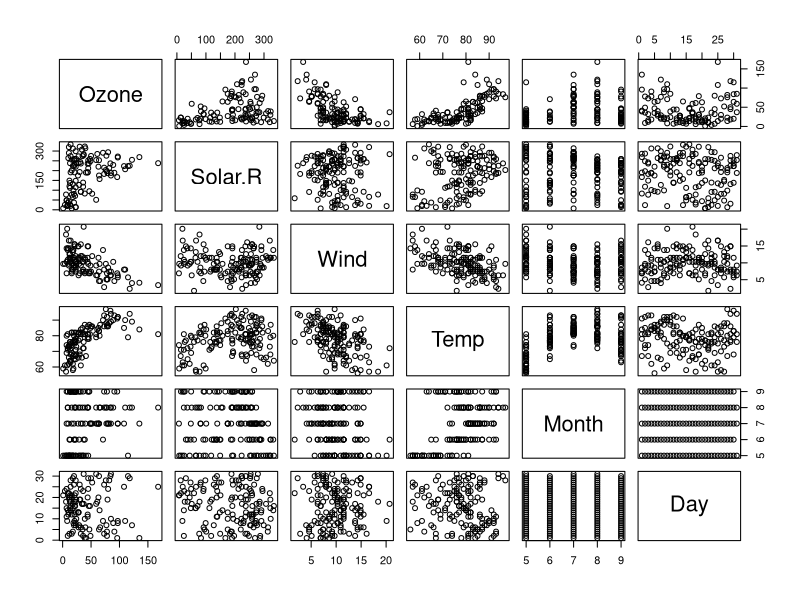
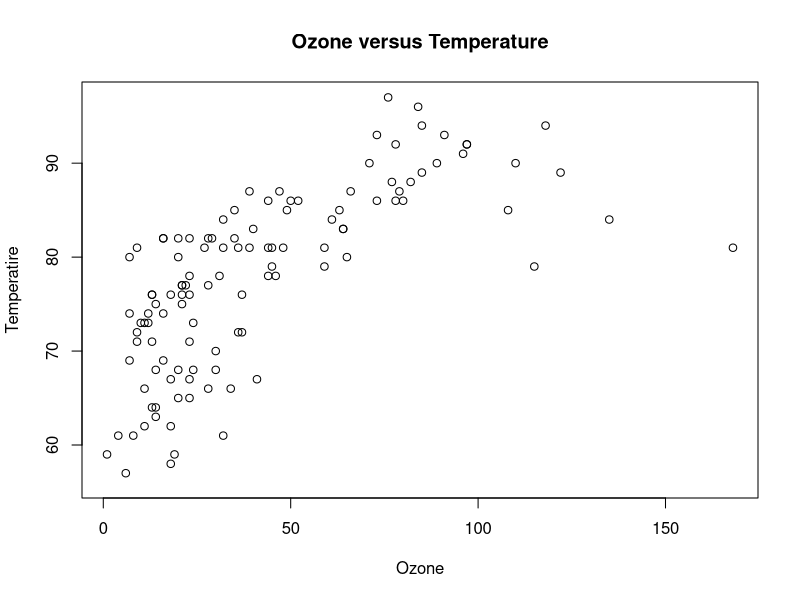
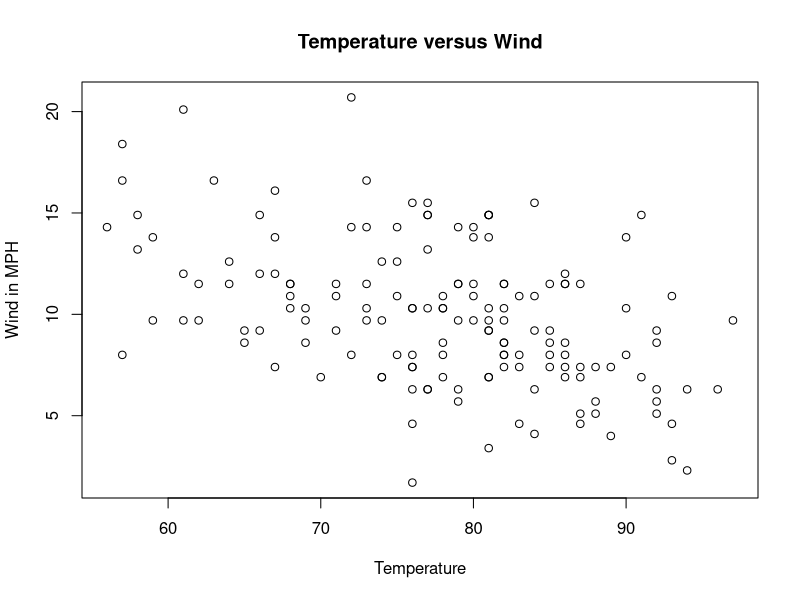
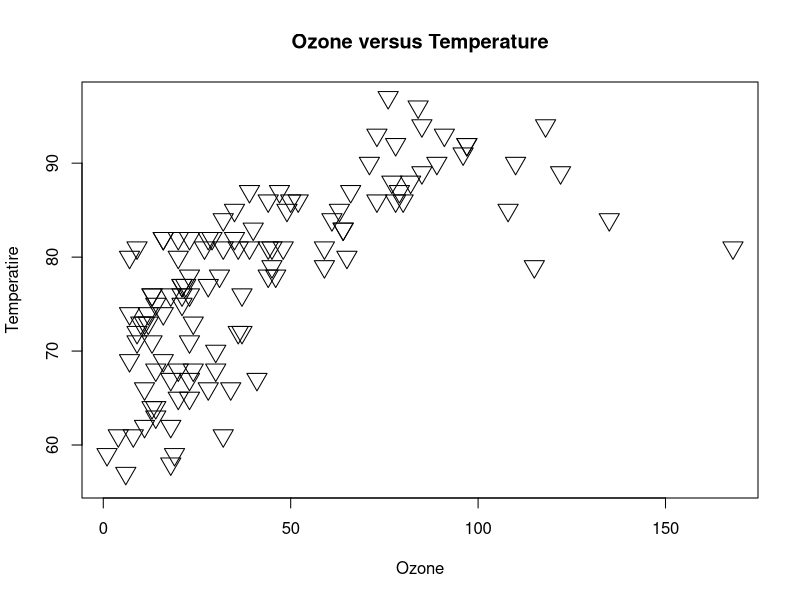
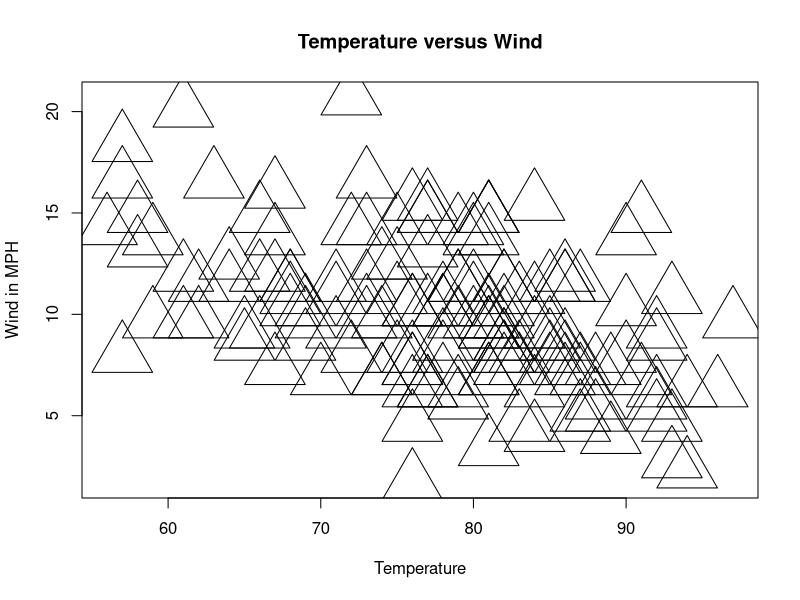
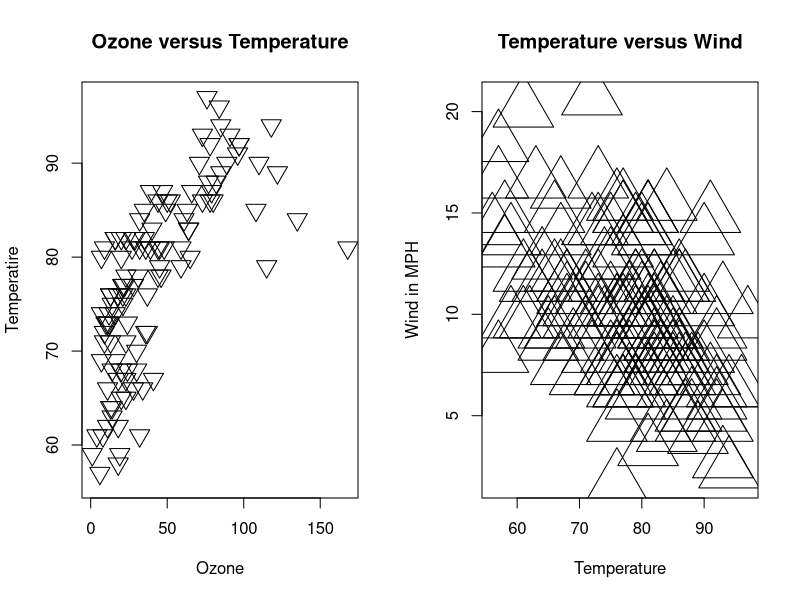
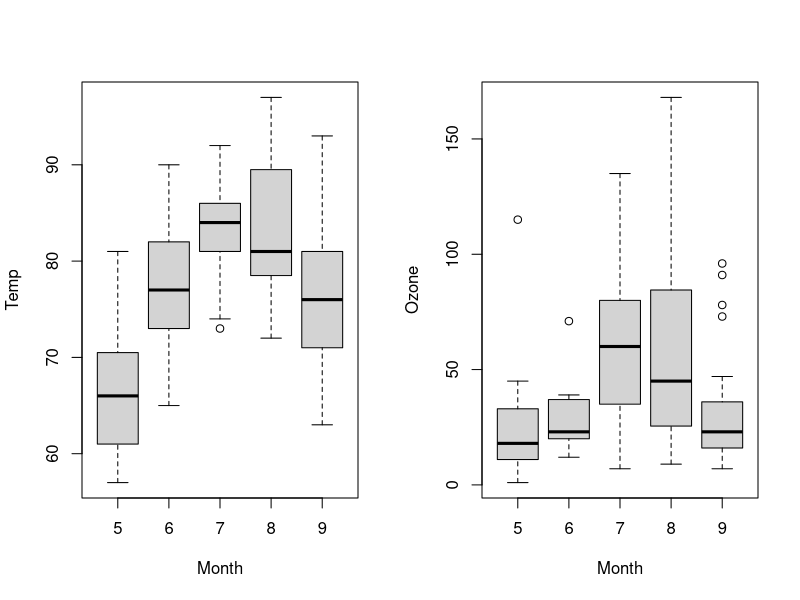

Recreate these plots in R, in order.
#R Worksheet 4
#1 Creating Functions
#a Create a function called none() which has one parameter x, and simply
#returns the value of x sent to it. Run none(), sending the value of 3 to it

none <-function(x){result <- x; return(result)}
none(3)
#b 
#Create a function called mulp() which multiples two numbers.
#Send 4 and 8 to mulp().
mulp <-function(x,y){result <-x*y; return(result)}
mulp(4,8)

#c
#Define two varialbes, a=5 and b=7. send a and b to mulp()
a<-5
b<-7
mulp(a,b)

#d
#Put the output of none(), which itself has an input of 6, as one of the
#inputs of mulp()
#This process is called nesting.) Let the other input to mulp() be 7
mulp(none(6),7)

#2
#The dataset "airquality" in R, contains a sequence of daily readins of New York's
#air quality between May and SEptember 1973.
#They have numberic readings for ozone, temp, wind and solar radiation
#There are also 2 ordinal variables indicating the day of the month, 
#and the month.
#a
#Produce scatterplots of each and every variable against each other using the plot() function
?airquality
attach(airquality)
plot(airquality)
#b
#Produce scatterplots of the ozone measurment againts temp, and wind against temp
#Provide a main title for our plots and label the axes appropriately
#Change the plotting character and size of your plotting character.
plot(Ozone,Temp, xlab="Ozone", ylab="Temperatire",main="Ozone versus Temperature")

plot(Temp,Wind, xlab="Temperature", ylab = "Wind in MPH", main = "Temperature versus Wind")

plot(Ozone,Temp, xlab="Ozone", 
     ylab="Temperatire",main="Ozone versus Temperature", pch=6, cex=2)
plot(Temp,Wind, xlab="Temperature", 
     ylab = "Wind in MPH", main = "Temperature versus Wind", pch=2, cex=6)

#c
#Use the par() function to plot the scatter plots in (b) side by side
par(mfrow=c(1,2))
plot(Ozone,Temp, xlab="Ozone", 
     ylab="Temperatire",main="Ozone versus Temperature", pch=6, cex=2)
plot(Temp,Wind, xlab="Temperature", 
     ylab = "Wind in MPH", main = "Temperature versus Wind", pch=2, cex=6)
#d
#Calculate the correlation matrix for these observed varialbes (you may
#have to specify some NA handling mechanism to get cor() to work properly) 
#see the help page for further information. 

cor(airquality)
clean<-na.omit(airquality)
attach(clean)
cor(clean)

#e
#The correlation matrix displayed at seven decimal points is difficult to read
#Use round() to examine it at two decimal places
?round()
round(cor(clean),digits=2)

#f
#Construct boxplots for ozone and temperature against each month.
?boxplot()
par(mfrow=c(1,2))

boxplot(Temp~Month)
boxplot(Ozone~Month)
